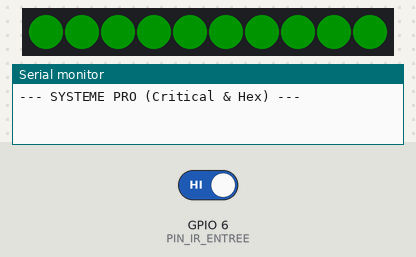
Simulated run of this program. Board: ESP32-S3. Shown: 10 RGB LEDs in strip order, left to right, the last lines printed to the serial monitor. The inputs (shaded band) are chosen by the test bench; at power-on: GPIO 6 (PIN_IR_ENTREE) HIGH. Dim RGB values are drawn brighter than linear.

Above: at 3.2 s.
3.3 s: GPIO 6 (PIN_IR_ENTREE) driven LOW
At 4.4 s:
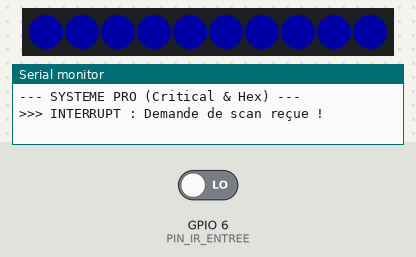
4.8 s: GPIO 6 (PIN_IR_ENTREE) driven HIGH
At 5.5 s:
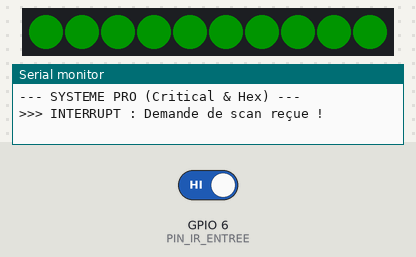
Timing chart, 0 to 7.8 s (numbered marks = the images above; inputs shaded):
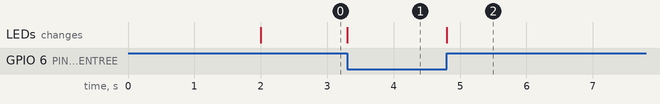

Measured:
- after the input at 3.3 s, the LEDs: change at once (image 1)
- after the input at 4.8 s, the LEDs: change at once (image 2)

The program:

main.cpp
```cpp
#include <Arduino.h>
#include <FastLED.h>

// --- 1. CONFIGURATION ---
const int PIN_IR_ENTREE = 6;
const int PIN_LEDS = 7;
const int NUM_LEDS = 10;
const int PIN_RX_SCANNER = 18;
const int PIN_TX_SCANNER = 17;

// --- 2. GESTION CRITIQUE (Ce que tes profs attendent) ---
// "volatile" est OBLIGATOIRE car cette variable est modifiée par l'interruption
volatile bool flag_demande_scan = false;

// Le "Verrou" (Spinlock) pour protéger l'accès à la variable
portMUX_TYPE monVerrou = portMUX_INITIALIZER_UNLOCKED;

// --- 3. COMMANDES WAVESHARE V2.1 (Page 25) ---
const byte CMD_START_SCAN[] = {0x7E, 0x00, 0x08, 0x01, 0x00, 0x02, 0x01, 0xAB, 0xCD};
const byte CMD_STOP_SCAN[]  = {0x7E, 0x00, 0x08, 0x01, 0x00, 0x02, 0x00, 0xAB, 0xCD};

// --- 4. OBJETS & VARIABLES ---
CRGB leds[NUM_LEDS];
HardwareSerial ScannerSerial(1);

enum Etat { ATTENTE, SCAN_EN_COURS, VALIDATION, ERREUR, ATTENTE_RETRAIT };
Etat etatActuel = ATTENTE;
unsigned long debutScan = 0;
const long TIMEOUT_SCAN = 3000;

// --- 5. INTERRUPTION (ISR) ---
// Cette fonction s'exécute en quelques microsecondes dès que le capteur change
void IRAM_ATTR isr_detection() {
  // DÉBUT ZONE CRITIQUE (ISR)
  // On bloque tout le reste pour écrire dans la variable en sécurité
  portENTER_CRITICAL_ISR(&monVerrou);

  flag_demande_scan = true;

  portEXIT_CRITICAL_ISR(&monVerrou);
  // FIN ZONE CRITIQUE
}

// --- UTILITAIRES ---
void envoyerCommande(const byte* cmd, int taille) {
  ScannerSerial.write(cmd, taille);
}

void allumerLeds(CRGB c) { for(int i=0; i<NUM_LEDS; i++) leds[i] = c; FastLED.show(); }
void clignoter(CRGB c) {
  for(int i=0; i<3; i++) { allumerLeds(CRGB::Black); delay(100); allumerLeds(c); delay(100); }
}

void setup() {
  Serial.begin(115200);
  delay(2000);
  Serial.println("--- SYSTEME PRO (Critical & Hex) ---");

  // Init Scanner 9600 (Waveshare V2.1)
  ScannerSerial.begin(9600, SERIAL_8N1, PIN_RX_SCANNER, PIN_TX_SCANNER);

  // Init Capteur & Interruption
  pinMode(PIN_IR_ENTREE, INPUT_PULLUP);
  // On attache l'interruption sur le front descendant (FALLING) = Passage de 3.3V à 0V
  attachInterrupt(digitalPinToInterrupt(PIN_IR_ENTREE), isr_detection, FALLING);

  // Init LEDs
  FastLED.addLeds<WS2812B, PIN_LEDS, GRB>(leds, NUM_LEDS);
  FastLED.setBrightness(40);

  // Sécurité démarrage
  envoyerCommande(CMD_STOP_SCAN, sizeof(CMD_STOP_SCAN));
  allumerLeds(CRGB::Green);
}

void loop() {
  // Lecture sécurisée du Flag
  bool demandeScan = false;

  // DÉBUT ZONE CRITIQUE (LOOP)
  // On verrouille juste le temps de lire et remettre à zéro le flag
  portENTER_CRITICAL(&monVerrou);
  if (flag_demande_scan) {
    demandeScan = true;
    if (etatActuel == ATTENTE) {
        flag_demande_scan = false; // On consomme l'info
    }
  }
  portEXIT_CRITICAL(&monVerrou);
  // FIN ZONE CRITIQUE


  switch (etatActuel) {

    case ATTENTE:
      if (demandeScan) {
        Serial.println(">>> INTERRUPT : Demande de scan reçue !");

        while(ScannerSerial.available()) ScannerSerial.read();
        envoyerCommande(CMD_START_SCAN, sizeof(CMD_START_SCAN));

        etatActuel = SCAN_EN_COURS;
        debutScan = millis();
        allumerLeds(CRGB::Blue);
      }
      break;

    case SCAN_EN_COURS:
      // Lecture du code
      if (ScannerSerial.available()) {
        String data = ScannerSerial.readStringUntil('\r');
        data.trim();
        // Filtre les réponses courtes (acquittement commande)
        if (data.length() > 7) {
           Serial.print(">>> CODE LU : "); Serial.println(data);
           envoyerCommande(CMD_STOP_SCAN, sizeof(CMD_STOP_SCAN));
           etatActuel = VALIDATION;
        }
      }

      // Timeout
      if (millis() - debutScan > TIMEOUT_SCAN) {
        Serial.println("!!! TIMEOUT");
        envoyerCommande(CMD_STOP_SCAN, sizeof(CMD_STOP_SCAN));
        etatActuel = ERREUR;
      }

      // Si la bouteille est retirée (Lecture capteur physique pour le retrait)
      if (digitalRead(PIN_IR_ENTREE) == HIGH) {
         // Petite sécurité : si on retire pendant le scan, on annule
         envoyerCommande(CMD_STOP_SCAN, sizeof(CMD_STOP_SCAN));
         etatActuel = ATTENTE;
         allumerLeds(CRGB::Green);
      }
      break;

    case VALIDATION:
      clignoter(CRGB::Blue);
      etatActuel = ATTENTE_RETRAIT;
      break;

    case ERREUR:
      clignoter(CRGB::Red);
      etatActuel = ATTENTE_RETRAIT;
      break;

    case ATTENTE_RETRAIT:
      allumerLeds(CRGB::Blue);
      // On attend que le capteur physique remonte à HIGH (plus d'obstacle)
      if (digitalRead(PIN_IR_ENTREE) == HIGH) {
        Serial.println("--- PRET ---");

        // On nettoie le flag au cas où une interruption aurait eu lieu pendant le retrait
        portENTER_CRITICAL(&monVerrou);
        flag_demande_scan = false;
        portEXIT_CRITICAL(&monVerrou);

        etatActuel = ATTENTE;
        allumerLeds(CRGB::Green);
      }
      break;
  }
}
```
